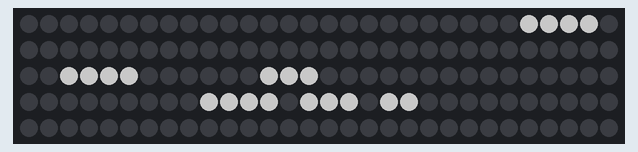
Recording of a sketch running on a simulated ESP8266 (NodeMCU). Parts: 150 RGB LEDs in strip order, left to right, continuing on the next row. Dim RGB values are drawn brighter than linear; WiFi joins after 1.5 s; servers stay silent unless stated; EEPROM starts erased; what the sketch prints to the serial monitor is not drawn.

Above: at 1.8 s.

The sketch:

wordClock.ino
```cpp
#define FASTLED_ESP8266_D1_PIN_ORDER
#include "FastLED.h"
#include <EEPROM.h>
#include <ESP8266WiFi.h>
#include <WiFiUdp.h>
#include <ESP8266WebServer.h>
#include <ESP8266mDNS.h>

//WiFi Config
#define WLAN_SSID "ssid"
#define WLAN_PASS "pass"

//LED Config
#define LED_AMPS    400
#define LED_VOLTS   5
#define NUM_LEDS    150
#define DATA_PIN    D2
#define CHIPSET     WS2812B
#define COLOR_ORDER GRB

//Time Config
#define TIMESERVER  "time.google.com"

//Other
#define SERIAL_SPEED  115200
#define INTERVAL      30000 //Milliseconds

byte hours = 0, minutes = 0;

void setup() {
  Serial.begin(SERIAL_SPEED);
  EEPROM.begin(512);

  initWifi();
  initNTP();
  Serial.println();

  initLEDS();
  Serial.println();
}

void loop() {
  handleRESTServer(); //Handle possible requests
  getCurrentTime(); //NTP
  showTime(hours, minutes); //Light LEDS
  delay(INTERVAL);
}
```

LEDControl.ino
```cpp
#define LED_R_ADDR 0
#define LED_G_ADDR 1
#define LED_B_ADDR 2

CRGB leds[NUM_LEDS];
byte R = 0, G = 0, B = 0;

void initLEDS() {
  FastLED.addLeds<CHIPSET, DATA_PIN, COLOR_ORDER>(leds, NUM_LEDS);
  FastLED.setMaxPowerInVoltsAndMilliamps(LED_VOLTS, LED_AMPS);
  Serial.print("LEDs: "); Serial.println(NUM_LEDS);
  Serial.print("Volts: "); Serial.println(LED_VOLTS);
  Serial.print("Amps: "); Serial.println(LED_AMPS);
  loadRGB();
}

/*
 * The Implementation is based around defining functions that are called like the spoken words.
 * Define the functions as something the uses light_leds(first_led, last_led); to light up its leds.
 * Now you can simply combine the functions to the spoken sentence, for example it(); is(); half(); past(); eight();
 */
void showTime(byte h, byte m) {
  FastLED.clear(); //Reset the lighted LEDs

  //Time conversions
  m = roundToNext5Min(m); //Word clocks usually only display in 5 minute steps
  if (minutes >= 25) h++; //After that point we talk about the coming hour, like "quarter to ten"
  Serial.print("Showing: Hour "); Serial.print(h); Serial.print(" and minute "); Serial.println(m); //Debugging output

  //LED configuration for sentence
  es(); ist(); //All western german time-sentences start with "Es ist ..."
  showMinutes(m); //Then we go on by saying how far we are in the hour
  showHours(h); //And last comes the hour

  FastLED.show(); //Light the LEDs you just configured
  Serial.println("Show!"); Serial.println();
}

void showHours(byte h) {
  switch (h) {
    case 0: case 12: zwoelfUhr(); break;
    case 1: case 13: einUhr(); break;
    case 2: case 14: zweiUhr(); break;
    case 3: case 15: dreiUhr(); break;
    case 4: case 16: vierUhr(); break;
    case 5: case 17: fuenfUhr(); break;
    case 6: case 18: sechsUhr(); break;
    case 7: case 19: siebenUhr(); break;
    case 8: case 20: achtUhr(); break;
    case 9: case 21: neunUhr(); break;
    case 10: case 22: zehnUhr(); break;
    case 11: case 23: elfUhr(); break;
    default: break;
  }
}
/*
 * Sample: 4:10 the german would speak as "Es ist zehn nach vier".
 * "Es" and "ist" are called at the top level function (showTime).
 * "zehn" "nach" are called here.
 * "vier" is called as vierUhr(); at the showHours function.
 */
void showMinutes(byte m) {
  switch (m) {
    case 0: uhr(); break;
    case 5: fuenf(); nach(); break;
    case 10: zehn(); nach(); break;
    case 15: viertel(); nach(); break;
    case 20: zwanzig(); nach(); break;
    case 25: fuenf(); vor(); halb(); break;
    case 30: halb(); break;
    case 35: fuenf(); nach(); halb(); break;
    case 40: zwanzig(); vor(); break;
    case 45: viertel(); vor(); break;
    case 50: zehn(); vor(); break;
    case 55: fuenf(); vor(); break;
    default: break;
  }
}

/*
 * These are your "words", for my layout "sechs" is in the bottom left right besides my ESP8266, "es" is at the to left, far away from the controller.
 * With these Neopixel-like LEDs you specify the number counted from the controller through the LED strip.
 * So, sit down with your layout, figure where your Controller will be and start counting from 1.
 * Keep in mind how you will connect your rows, most likely you will have to count every second row backwards ;)
 */
void es() { light_leds(109, 110); }
void ist() { light_leds(105, 107); }

void einUhr() { light_leds(47, 49); }
void zweiUhr() { light_leds(45, 48); }
void dreiUhr() { light_leds(40, 43); }
void vierUhr() { light_leds(30, 33); }
void fuenfUhr() { light_leds(34, 37); }
void sechsUhr() { light_leds(2, 6); }
void siebenUhr() { light_leds(50, 55); }
void achtUhr() { light_leds(18, 21); }
void neunUhr() { light_leds(26, 29); }
void zehnUhr() { light_leds(14, 17); }
void elfUhr() { light_leds(23, 25); }
void zwoelfUhr() { light_leds(57, 61); }

void uhr() { light_leds(9, 11); }
void nach() { light_leds(69, 72); }
void vor() { light_leds(73, 75); }
void halb() { light_leds(63, 66); }
void zwanzig() { light_leds(93, 99); }
void viertel() { light_leds(78, 84); }
void zehn() { light_leds(89, 92); }
void fuenf() { light_leds(100, 103); }

/*
 * This function lights all LEDs in between.
 * Control the Color by using setRGB(byte r, byte g, byte b)
 */
void light_leds(int start, int ende) {
  Serial.print("Lighting: ");
  for (int i = start - 1; i <= ende - 1; i++){
    leds[i].setRGB(R, G, B);
    Serial.print(i); Serial.print(" "); //The debugging output will always show which LEDs shall be lit
  }
  Serial.println();
}

int roundToNext5Min(byte m) {
  int rounded = (m / 5) * 5;
  if (m % 5 > 2) rounded += 5;
  return rounded % 60;
}

void setRGB(byte r, byte g, byte b) {
    R = r;
    G = g;
    B = b;
}

void saveRGB() {
  EEPROM.write(LED_R_ADDR, R);
  EEPROM.write(LED_G_ADDR, G);
  EEPROM.write(LED_B_ADDR, B);
  EEPROM.commit();
  Serial.println("Saved RGB to EEPROM");
}

void loadRGB() {
  R = EEPROM.read(LED_R_ADDR);
  G = EEPROM.read(LED_G_ADDR);
  B = EEPROM.read(LED_B_ADDR);
  Serial.println("Loaded RGB from EEPROM");
}
```

NTPControl.ino
```cpp
#define NTP_PACKET_SIZE 48
#define UDP_PORT  2390
#define UTC_EEPROM_ADDR 3

WiFiUDP udp;
byte packetBuffer[NTP_PACKET_SIZE];
IPAddress timeServerIP;
byte utc_offset =  0;

void initNTP() {
  udp.begin(UDP_PORT);
  Serial.print("UDP Local port: "); Serial.println(udp.localPort());
  Serial.print("Requesting Time from "); Serial.print(TIMESERVER); Serial.print(" every "); Serial.print(INTERVAL/1000); Serial.println(" seconds.");
  loadUTCOffset();
}

void getCurrentTime() {
  WiFi.hostByName(TIMESERVER, timeServerIP);

  int i = 0;
  while (i++ <= 5) { //Using UDP has no inherent retry, we will implement one.
    if (tryToRequestTime(timeServerIP)) break;
  }
}

bool tryToRequestTime(IPAddress& address) {
  sendNTPpacket(timeServerIP);

  int cb = 0; int i = 0;
  while (!cb && i++ < 30)
  {
    cb = udp.parsePacket();
    delay(100);
  }

  if (cb > 0) {
    udp.read(packetBuffer, NTP_PACKET_SIZE);
    setHoursMinutes(calcSecsSince1900());
    return true;
  }
  else return false;
}

unsigned long calcSecsSince1900() {
  //The response contains the seconds that have passed since 01.01.1900 in 40..43
  unsigned long highWord = word(packetBuffer[40], packetBuffer[41]);
  unsigned long lowWord = word(packetBuffer[42], packetBuffer[43]);

  return highWord << 16 | lowWord;
}

void setHoursMinutes(unsigned long epoch) {
  const long day = 86400L;
  hours = (epoch  % day) / 3600 + utc_offset; //UTC_OFFSET is applied because NTP returns UTC time
  minutes = (epoch  % 3600) / 60;
  Serial.print("Current Time is "); Serial.print(hours); Serial.print(":"); if (minutes < 10) Serial.print("0"); Serial.println(minutes);
}

void setUTCOffset(byte offset) {
  utc_offset = offset;
}

void saveUTCOffset() {
  EEPROM.write(UTC_EEPROM_ADDR, utc_offset);
  EEPROM.commit();
  Serial.println("Saved UTC Offset to EEPROM: "); Serial.println(utc_offset);
}

void loadUTCOffset() {
  utc_offset = EEPROM.read(UTC_EEPROM_ADDR);
  Serial.print("Loaded UTC Offset from EEPROM: "); Serial.println(utc_offset);
}

void sendNTPpacket(IPAddress& address) {
  //Ugly packet hacking...
  Serial.print("sending NTP packet...");
  memset(packetBuffer, 0, NTP_PACKET_SIZE);

  packetBuffer[0] = 0b11100011;
  packetBuffer[1] = 0;
  packetBuffer[2] = 6;
  packetBuffer[3] = 0xEC;
  packetBuffer[12]  = 49;
  packetBuffer[13]  = 0x4E;
  packetBuffer[14]  = 49;
  packetBuffer[15]  = 52;

  udp.beginPacket(address, 123);
  udp.write(packetBuffer, NTP_PACKET_SIZE);
  udp.endPacket();
  Serial.println("Done!");
}
```

WifiControl.ino
```cpp
#define REST_PORT   80
#define HOSTNAME    "wordclock"

#define WIFI_SSID_ADDR      32
#define WIFI_SSID_MAX  32
#define WIFI_PASS_ADDR      64
#define WIFI_PASS_MAX  32

ESP8266WebServer http_rest_server(REST_PORT);

void initWifi() {
  WiFi.begin(WLAN_SSID, WLAN_PASS);

  Serial.print("Connecting to "); Serial.print(WLAN_SSID);
  while (WiFi.status() != WL_CONNECTED)
  {
    delay(500);
    Serial.print(".");
  }
  Serial.println();
  Serial.print("Connected, IP address: "); Serial.println(WiFi.localIP());

  initMDNS(); //mDNS allows you to connect via hostname
  initRESTServer(); //Registers control operations
}

void initMDNS() {
  if (MDNS.begin(HOSTNAME)) {
    Serial.print("Registered to mDNS as "); Serial.print(HOSTNAME); Serial.println(".local");
    MDNS.addService("http", "tcp", REST_PORT);
  }
}

void initRESTServer() {
  //If wordclock.local cannot be reolved, use the IP instead.

  //wordclock.local/rgb?r=X&g=X&b=X
  http_rest_server.on("/rgb", HTTP_GET, restRGB); //Misusing GET to be able to just call these with a browser
  //wordclock.local/utc?offset=X
  http_rest_server.on("/utc", HTTP_GET, restUTC_offset);

  http_rest_server.begin();
}

void handleRESTServer() { http_rest_server.handleClient(); }

void restUTC_offset() {
  byte offset = http_rest_server.arg("offset").toInt(); Serial.print("offset="); Serial.println(offset);
  setUTCOffset(offset);
  saveUTCOffset();
  http_rest_server.send(200,"text/html","OK");
}

void restRGB() {
  byte r = http_rest_server.arg("r").toInt(); Serial.print("r="); Serial.print(r);
  byte g = http_rest_server.arg("g").toInt(); Serial.print(";g="); Serial.print(g);
  byte b = http_rest_server.arg("b").toInt(); Serial.print(";b="); Serial.println(b);
  setRGB(r, g, b);
  saveRGB();
  http_rest_server.send(200,"text/html","OK");
}
```
